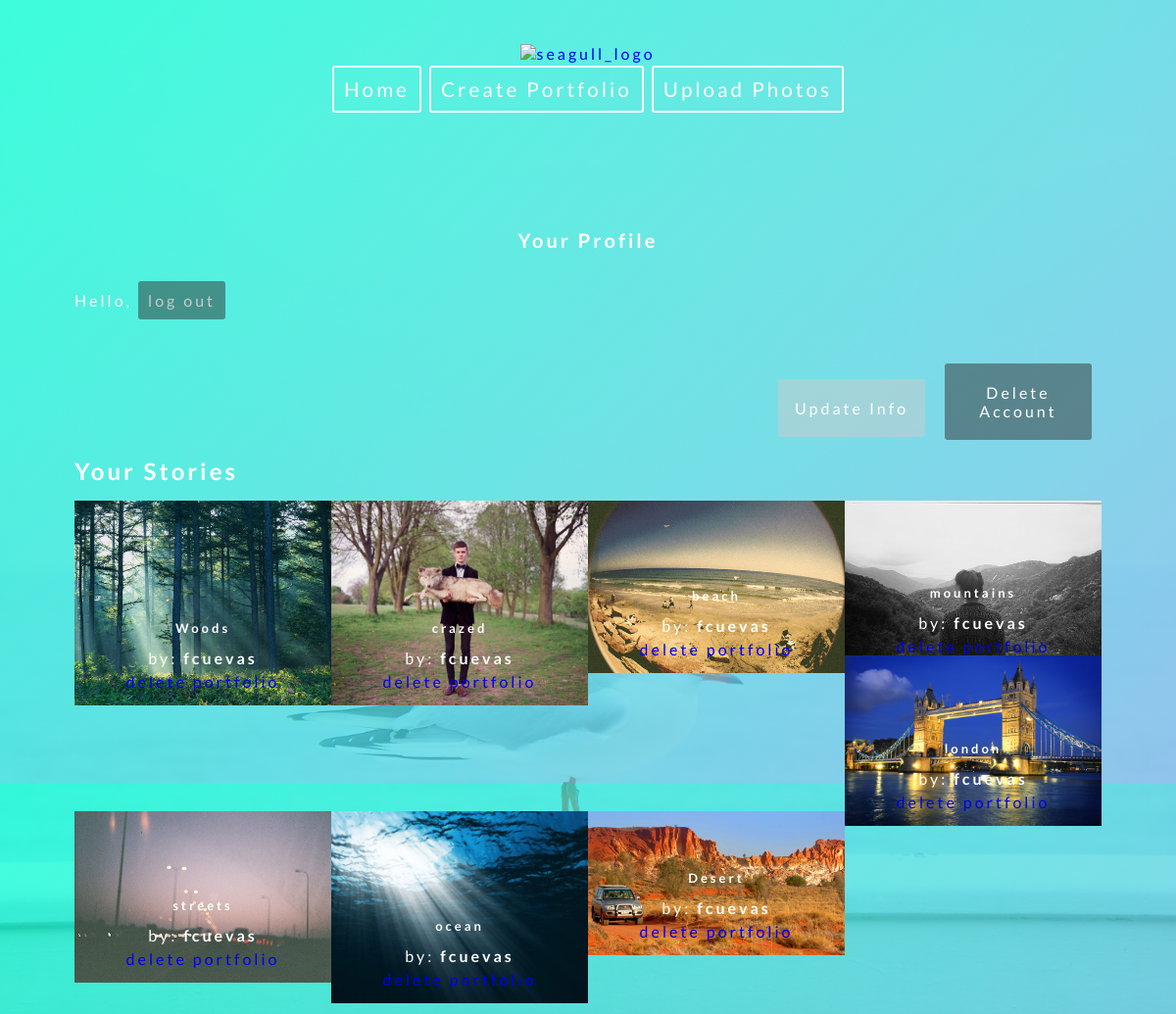
/user_edit/reg_userdata.php?id=3, run on the app's committed database.
### tables this page shows
CREATE TABLE IF NOT EXISTS `portfolio` (
  `id` int(11) NOT NULL AUTO_INCREMENT,
  `title` varchar(255) NOT NULL,
  `user_id` int(11) NOT NULL,
  PRIMARY KEY (`id`)
);

CREATE TABLE IF NOT EXISTS `portfolio_image` (
  `id` int(11) NOT NULL AUTO_INCREMENT,
  `title` varchar(255) NOT NULL,
  `portfolio_id` int(11) NOT NULL,
  `url` varchar(255) NOT NULL,
  PRIMARY KEY (`id`),
  KEY `image_id` (`title`),
  KEY `portf_id` (`portfolio_id`)
);

CREATE TABLE IF NOT EXISTS `user` (
  `id` int(11) NOT NULL AUTO_INCREMENT,
  `username` varchar(16) NOT NULL,
  `firstname` varchar(32) NOT NULL,
  `lastname` varchar(32) NOT NULL,
  `email` varchar(32) NOT NULL,
  `password` varchar(32) NOT NULL,
  `portfolio` int(11) DEFAULT NULL,
  PRIMARY KEY (`id`),
  KEY `portfolio` (`portfolio`)
);

### user_edit/reg_userdata.php (the view, shortened to what this page needs)
<!doctype html>
<html>
<head>
<link href="../style.css" rel="stylesheet" type="text/css">
</head>
<body>
	<?php include '../title_bar.php'; ?>
<div id="body">
<div id="container">
<div id="header">
<h1>Your Profile</h1>
</div>
<div id="content">
<?php
	include("../connect.php");
	$udata = "user";
	$SQLstring = "SELECT * FROM $udata WHERE username ='".$_SESSION['username']."'";
	$QueryResult = @mysql_query($SQLstring, $DBConnect);
	$Row = mysql_fetch_assoc($QueryResult);
	$fname = $Row['firstname'];
	$uid = $Row['id'];
?>
<p>Hello, <b><?php echo $fname ?></b>
<a id="logout" href="../user_login/reg_logout.php">log out</a></p>
<?php
echo "<br/><a class='delete' id='terminate_acc' href='http://febrilcuevas.com/seagull/user_edit/reg_delete.php?id=$uid'>Delete Account</a>";
echo "<p><a class='updateinfo' id='edit_info_but' href='http://febrilcuevas.com/seagull/user_edit/reg_edit.php?id=$uid'>Update Info</a></p>";
?>
<h1>Your Stories</h1>
		<?php
			$user_id = $_GET['id'];
			$query = mysql_query("SELECT id, title FROM portfolio WHERE user_id='$user_id'");
			while($run = mysql_fetch_array($query)){
				$portfolio_id = $run['id'];
				$portfolio_title = $run['title'];
			$query1 = mysql_query ("SELECT url FROM portfolio_image WHERE portfolio_id=$portfolio_id");
				$run1 = mysql_fetch_array($query1);
				$pic = $run1['url'];
			$query2 = mysql_query ("SELECT username FROM user WHERE id=$user_id");
				$run2 = mysql_fetch_array($query2);
				$username = $run2['username'];
		?>
    <a href='http://febrilcuevas.com/seagull/view.php?id=<?php echo $portfolio_id; ?>'>
    <div id='view_box'>
    	<img src='../uploads/<?php echo $pic ?>' />
        <br/>
        <h3><?php echo $portfolio_title ?></h3>
        <?php echo "<p style='margin:5px;'>by: <b>"; echo $username ?></b></p>
        <a href="http://febrilcuevas.com/seagull/del_portfolio.php?id=<?php echo $portfolio_id; ?>">delete portfolio</a>
    </div>
    </a>
        <?php
			}
        ?>
	</div>
</div>
</div>
</body>
</html>

### style.css (style rules this page uses)
html { width: 100%; height: 100%; }
html b { color:rgba(255,255,255,1); }
body { font-family:Lato; margin: 0; padding: 0; background: -moz-linear-gradient(-45deg, rgba(0,255,208,0.75) 0%, rgba(125,185,232,0.75) 100%), url(/seagull/assets/images/introbg.jpg) no-repeat center center fixed; background: -webkit-gradient(linear, left top, right bottom, color-stop(0%,rgba(0,255,208,0.75)), color-stop(100%,rgba(125,185,232,0.75)),url(/seagull/assets/images/introbg.jpg) no-repeat center center fixed); background: -webkit-linear-gradient(-45deg, rgba(0,255,208,0.75) 0%,rgba(125,185,232,0.75) 100%), url(/seagull/assets/images/introbg.jpg) no-repeat center center fixed; background: -o-linear-gradient(-45deg, rgba(0,255,208,0.75) 0%,rgba(125,185,232,0.75) 100%), url(/seagull/assets/images/introbg.jpg) no-repeat center center fixed; background: -ms-linear-gradient(-45deg, rgba(0,255,208,0.75) 0%,rgba(125,185,232,0.75) 100%), url(/seagull/assets/images/introbg.jpg) no-repeat center center fixed; background: linear-gradient(135deg, rgba(0,255,208,0.75) 0%,rgba(125,185,232,0.75) 100%), url(/seagull/assets/images/introbg.jpg) no-repeat center center fixed; filter: progid:DXImageTransform.Microsoft.gradient( startColorstr='#bf00ffd0', endColorstr='#bf7db9e8',GradientType=1 ), url(/seagull/assets/images/introbg.jpg) no-repeat center center fixed; -webkit-background-size: cover; -moz-background-size: cover; -o-background-size: cover; background-size: cover; color:#FFF; letter-spacing:3px; height:auto; }
body a { text-decoration:none; }
body h1 { font-size:24px; font-family: 'Lato', sans-serif; color:#FFFFFF; font-weight: 700; }
body h3 { font-size:13px; font-family: 'Lato', sans-serif; color:#FFFFFF; }
#container { padding:10px; margin:6px; color:#333; }
#content { color:rgba(204,204,204,1); width: 100%; display: block; margin: 0 auto; }
#content p { color:rgba(254,254,254,1); }
#edit_info_but { width:150px; background:rgba(204,204,204,0.5); margin: -25px 10px 0 10px; text-align: center; padding:20px 0; text-decoration:none; color:#FFF; margin-top:20px; border-radius: 3px; }
#terminate_acc { background:rgba(51,51,51,0.5); width:150px; margin: 0 10px; text-align: center; padding:20px 0; text-decoration:none; color:#FFF; margin-top:20px; border-radius: 3px; }
#logout { width:100px; height:90px; background:rgba(51,51,51,0.5); border-radius: 3px; padding:10px; text-decoration:none; color:#CCC; margin-top:20px; }
#header { text-align: center; margin-bottom: 40px; }
#header h1 { font-size: 20px; }
#body { padding:10px; margin: 3vmin auto; width:90%; }
#view_box { width: 25%; float:left; text-align:center; }
#view_box img { width:100%; }
#view_box p, h3 { margin-top: -90px; }
p { color:rgba(204,204,204,1); }
.updateinfo { float: right; }
.delete { float: right; }

### data on the page
portfolio: portfolio_image.url (picture), title "Woods", user.username "fcuevas"
portfolio: portfolio_image.url (picture), title "crazed", user.username "fcuevas"
portfolio: portfolio_image.url (picture), title "beach", user.username "fcuevas"
portfolio: portfolio_image.url (picture), title "mountains", user.username "fcuevas"
portfolio: portfolio_image.url (picture), title "london", user.username "fcuevas"
portfolio: portfolio_image.url (picture), title "streets", user.username "fcuevas"
portfolio: portfolio_image.url (picture), title "ocean", user.username "fcuevas"
portfolio: portfolio_image.url (picture), title "Desert", user.username "fcuevas"
